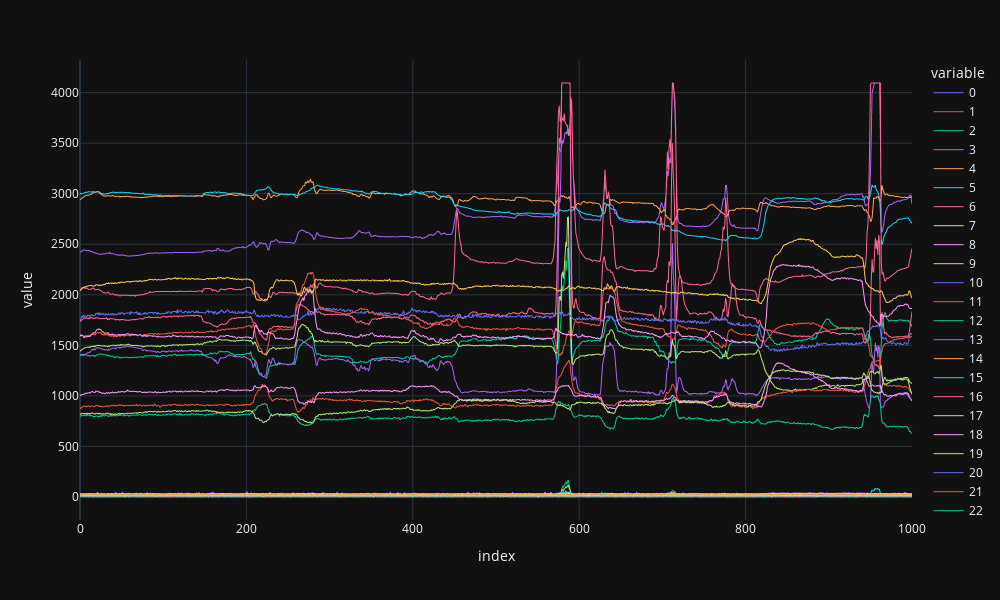

The notebook cell saved with this chart:
### Markdown cell above
### Датчики с высоким и низким уровнем сигнала

Посмотрим на некоторый интервал рядов показаний датчиков какого-либо монтажа:

### Code cell
np.random.seed(42)
data = pd.read_csv('montages/' + np.random.choice(meta_info.index)).loc[:1000, cols_omg]
fig = px.line(data, width=1000, height=600)
fig.update_traces(line=dict(width=1))
fig.show()

### Figure 1 — Plotly figure (JSON) as saved in the notebook; plotly's stock layout.template omitted (floating-point values rounded to 4 significant figures; data arrays with more than 128 entries replaced by an {"elided": "..."} marker saying what was removed)
{"data": [{"hovertemplate": "variable=0<br>index=%{x}<br>value=%{y}<extra></extra>", "legendgroup": "0", "line": {"color": "#636efa", "dash": "solid", "width": 1}, "marker": {"symbol": "circle"}, "mode": "lines", "name": "0", "showlegend": true, "type": "scattergl", "x": {"elided": "1001 int values"}, "xaxis": "x", "y": {"elided": "1001 int values"}, "yaxis": "y"}, {"hovertemplate": "variable=1<br>index=%{x}<br>value=%{y}<extra></extra>", "legendgroup": "1", "line": {"color": "#EF553B", "dash": "solid", "width": 1}, "marker": {"symbol": "circle"}, "mode": "lines", "name": "1", "showlegend": true, "type": "scattergl", "x": {"elided": "1001 int values"}, "xaxis": "x", "y": {"elided": "1001 int values"}, "yaxis": "y"}, {"hovertemplate": "variable=2<br>index=%{x}<br>value=%{y}<extra></extra>", "legendgroup": "2", "line": {"color": "#00cc96", "dash": "solid", "width": 1}, "marker": {"symbol": "circle"}, "mode": "lines", "name": "2", "showlegend": true, "type": "scattergl", "x": {"elided": "1001 int values"}, "xaxis": "x", "y": {"elided": "1001 int values"}, "yaxis": "y"}, {"hovertemplate": "variable=3<br>index=%{x}<br>value=%{y}<extra></extra>", "legendgroup": "3", "line": {"color": "#ab63fa", "dash": "solid", "width": 1}, "marker": {"symbol": "circle"}, "mode": "lines", "name": "3", "showlegend": true, "type": "scattergl", "x": {"elided": "1001 int values"}, "xaxis": "x", "y": {"elided": "1001 int values"}, "yaxis": "y"}, {"hovertemplate": "variable=4<br>index=%{x}<br>value=%{y}<extra></extra>", "legendgroup": "4", "line": {"color": "#FFA15A", "dash": "solid", "width": 1}, "marker": {"symbol": "circle"}, "mode": "lines", "name": "4", "showlegend": true, "type": "scattergl", "x": {"elided": "1001 int values"}, "xaxis": "x", "y": {"elided": "1001 int values"}, "yaxis": "y"}, {"hovertemplate": "variable=5<br>index=%{x}<br>value=%{y}<extra></extra>", "legendgroup": "5", "line": {"color": "#19d3f3", "dash": "solid", "width": 1}, "marker": {"symbol": "circle"}, "mode": "lines", "name": "5", "showlegend": true, "type": "scattergl", "x": {"elided": "1001 int values"}, "xaxis": "x", "y": {"elided": "1001 int values"}, "yaxis": "y"}, {"hovertemplate": "variable=6<br>index=%{x}<br>value=%{y}<extra></extra>", "legendgroup": "6", "line": {"color": "#FF6692", "dash": "solid", "width": 1}, "marker": {"symbol": "circle"}, "mode": "lines", "name": "6", "showlegend": true, "type": "scattergl", "x": {"elided": "1001 int values"}, "xaxis": "x", "y": {"elided": "1001 int values"}, "yaxis": "y"}, {"hovertemplate": "variable=7<br>index=%{x}<br>value=%{y}<extra></extra>", "legendgroup": "7", "line": {"color": "#B6E880", "dash": "solid", "width": 1}, "marker": {"symbol": "circle"}, "mode": "lines", "name": "7", "showlegend": true, "type": "scattergl", "x": {"elided": "1001 int values"}, "xaxis": "x", "y": {"elided": "1001 int values"}, "yaxis": "y"}, {"hovertemplate": "variable=8<br>index=%{x}<br>value=%{y}<extra></extra>", "legendgroup": "8", "line": {"color": "#FF97FF", "dash": "solid", "width": 1}, "marker": {"symbol": "circle"}, "mode": "lines", "name": "8", "showlegend": true, "type": "scattergl", "x": {"elided": "1001 int values"}, "xaxis": "x", "y": {"elided": "1001 int values"}, "yaxis": "y"}, {"hovertemplate": "variable=9<br>index=%{x}<br>value=%{y}<extra></extra>", "legendgroup": "9", "line": {"color": "#FECB52", "dash": "solid", "width": 1}, "marker": {"symbol": "circle"}, "mode": "lines", "name": "9", "showlegend": true, "type": "scattergl", "x": {"elided": "1001 int values"}, "xaxis": "x", "y": {"elided": "1001 int values"}, "yaxis": "y"}, {"hovertemplate": "variable=10<br>index=%{x}<br>value=%{y}<extra></extra>", "legendgroup": "10", "line": {"color": "#636efa", "dash": "solid", "width": 1}, "marker": {"symbol": "circle"}, "mode": "lines", "name": "10", "showlegend": true, "type": "scattergl", "x": {"elided": "1001 int values"}, "xaxis": "x", "y": {"elided": "1001 int values"}, "yaxis": "y"}, {"hovertemplate": "variable=11<br>index=%{x}<br>value=%{y}<extra></extra>", "legendgroup": "11", "line": {"color": "#EF553B", "dash": "solid", "width": 1}, "marker": {"symbol": "circle"}, "mode": "lines", "name": "11", "showlegend": true, "type": "scattergl", "x": {"elided": "1001 int values"}, "xaxis": "x", "y": {"elided": "1001 int values"}, "yaxis": "y"}, {"hovertemplate": "variable=12<br>index=%{x}<br>value=%{y}<extra></extra>", "legendgroup": "12", "line": {"color": "#00cc96", "dash": "solid", "width": 1}, "marker": {"symbol": "circle"}, "mode": "lines", "name": "12", "showlegend": true, "type": "scattergl", "x": {"elided": "1001 int values"}, "xaxis": "x", "y": {"elided": "1001 int values"}, "yaxis": "y"}, {"hovertemplate": "variable=13<br>index=%{x}<br>value=%{y}<extra></extra>", "legendgroup": "13", "line": {"color": "#ab63fa", "dash": "solid", "width": 1}, "marker": {"symbol": "circle"}, "mode": "lines", "name": "13", "showlegend": true, "type": "scattergl", "x": {"elided": "1001 int values"}, "xaxis": "x", "y": {"elided": "1001 int values"}, "yaxis": "y"}, {"hovertemplate": "variable=14<br>index=%{x}<br>value=%{y}<extra></extra>", "legendgroup": "14", "line": {"color": "#FFA15A", "dash": "solid", "width": 1}, "marker": {"symbol": "circle"}, "mode": "lines", "name": "14", "showlegend": true, "type": "scattergl", "x": {"elided": "1001 int values"}, "xaxis": "x", "y": {"elided": "1001 int values"}, "yaxis": "y"}, {"hovertemplate": "variable=15<br>index=%{x}<br>value=%{y}<extra></extra>", "legendgroup": "15", "line": {"color": "#19d3f3", "dash": "solid", "width": 1}, "marker": {"symbol": "circle"}, "mode": "lines", "name": "15", "showlegend": true, "type": "scattergl", "x": {"elided": "1001 int values"}, "xaxis": "x", "y": {"elided": "1001 int values"}, "yaxis": "y"}, {"hovertemplate": "variable=16<br>index=%{x}<br>value=%{y}<extra></extra>", "legendgroup": "16", "line": {"color": "#FF6692", "dash": "solid", "width": 1}, "marker": {"symbol": "circle"}, "mode": "lines", "name": "16", "showlegend": true, "type": "scattergl", "x": {"elided": "1001 int values"}, "xaxis": "x", "y": {"elided": "1001 int values"}, "yaxis": "y"}, {"hovertemplate": "variable=17<br>index=%{x}<br>value=%{y}<extra></extra>", "legendgroup": "17", "line": {"color": "#B6E880", "dash": "solid", "width": 1}, "marker": {"symbol": "circle"}, "mode": "lines", "name": "17", "showlegend": true, "type": "scattergl", "x": {"elided": "1001 int values"}, "xaxis": "x", "y": {"elided": "1001 int values"}, "yaxis": "y"}, {"hovertemplate": "variable=18<br>index=%{x}<br>value=%{y}<extra></extra>", "legendgroup": "18", "line": {"color": "#FF97FF", "dash": "solid", "width": 1}, "marker": {"symbol": "circle"}, "mode": "lines", "name": "18", "showlegend": true, "type": "scattergl", "x": {"elided": "1001 int values"}, "xaxis": "x", "y": {"elided": "1001 int values"}, "yaxis": "y"}, {"hovertemplate": "variable=19<br>index=%{x}<br>value=%{y}<extra></extra>", "legendgroup": "19", "line": {"color": "#FECB52", "dash": "solid", "width": 1}, "marker": {"symbol": "circle"}, "mode": "lines", "name": "19", "showlegend": true, "type": "scattergl", "x": {"elided": "1001 int values"}, "xaxis": "x", "y": {"elided": "1001 int values"}, "yaxis": "y"}, {"hovertemplate": "variable=20<br>index=%{x}<br>value=%{y}<extra></extra>", "legendgroup": "20", "line": {"color": "#636efa", "dash": "solid", "width": 1}, "marker": {"symbol": "circle"}, "mode": "lines", "name": "20", "showlegend": true, "type": "scattergl", "x": {"elided": "1001 int values"}, "xaxis": "x", "y": {"elided": "1001 int values"}, "yaxis": "y"}, {"hovertemplate": "variable=21<br>index=%{x}<br>value=%{y}<extra></extra>", "legendgroup": "21", "line": {"color": "#EF553B", "dash": "solid", "width": 1}, "marker": {"symbol": "circle"}, "mode": "lines", "name": "21", "showlegend": true, "type": "scattergl", "x": {"elided": "1001 int values"}, "xaxis": "x", "y": {"elided": "1001 int values"}, "yaxis": "y"}, {"hovertemplate": "variable=22<br>index=%{x}<br>value=%{y}<extra></extra>", "legendgroup": "22", "line": {"color": "#00cc96", "dash": "solid", "width": 1}, "marker": {"symbol": "circle"}, "mode": "lines", "name": "22", "showlegend": true, "type": "scattergl", "x": {"elided": "1001 int values"}, "xaxis": "x", "y": {"elided": "1001 int values"}, "yaxis": "y"}, {"hovertemplate": "variable=23<br>index=%{x}<br>value=%{y}<extra></extra>", "legendgroup": "23", "line": {"color": "#ab63fa", "dash": "solid", "width": 1}, "marker": {"symbol": "circle"}, "mode": "lines", "name": "23", "showlegend": true, "type": "scattergl", "x": {"elided": "1001 int values"}, "xaxis": "x", "y": {"elided": "1001 int values"}, "yaxis": "y"}, {"hovertemplate": "variable=24<br>index=%{x}<br>value=%{y}<extra></extra>", "legendgroup": "24", "line": {"color": "#FFA15A", "dash": "solid", "width": 1}, "marker": {"symbol": "circle"}, "mode": "lines", "name": "24", "showlegend": true, "type": "scattergl", "x": {"elided": "1001 int values"}, "xaxis": "x", "y": {"elided": "1001 int values"}, "yaxis": "y"}, {"hovertemplate": "variable=25<br>index=%{x}<br>value=%{y}<extra></extra>", "legendgroup": "25", "line": {"color": "#19d3f3", "dash": "solid", "width": 1}, "marker": {"symbol": "circle"}, "mode": "lines", "name": "25", "showlegend": true, "type": "scattergl", "x": {"elided": "1001 int values"}, "xaxis": "x", "y": {"elided": "1001 int values"}, "yaxis": "y"}, {"hovertemplate": "variable=26<br>index=%{x}<br>value=%{y}<extra></extra>", "legendgroup": "26", "line": {"color": "#FF6692", "dash": "solid", "width": 1}, "marker": {"symbol": "circle"}, "mode": "lines", "name": "26", "showlegend": true, "type": "scattergl", "x": {"elided": "1001 int values"}, "xaxis": "x", "y": {"elided": "1001 int values"}, "yaxis": "y"}, {"hovertemplate": "variable=27<br>index=%{x}<br>value=%{y}<extra></extra>", "legendgroup": "27", "line": {"color": "#B6E880", "dash": "solid", "width": 1}, "marker": {"symbol": "circle"}, "mode": "lines", "name": "27", "showlegend": true, "type": "scattergl", "x": {"elided": "1001 int values"}, "xaxis": "x", "y": {"elided": "1001 int values"}, "yaxis": "y"}, {"hovertemplate": "variable=28<br>index=%{x}<br>value=%{y}<extra></extra>", "legendgroup": "28", "line": {"color": "#FF97FF", "dash": "solid", "width": 1}, "marker": {"symbol": "circle"}, "mode": "lines", "name": "28", "showlegend": true, "type": "scattergl", "x": {"elided": "1001 int values"}, "xaxis": "x", "y": {"elided": "1001 int values"}, "yaxis": "y"}, {"hovertemplate": "variable=29<br>index=%{x}<br>value=%{y}<extra></extra>", "legendgroup": "29", "line": {"color": "#FECB52", "dash": "solid", "width": 1}, "marker": {"symbol": "circle"}, "mode": "lines", "name": "29", "showlegend": true, "type": "scattergl", "x": {"elided": "1001 int values"}, "xaxis": "x", "y": {"elided": "1001 int values"}, "yaxis": "y"}, {"hovertemplate": "variable=30<br>index=%{x}<br>value=%{y}<extra></extra>", "legendgroup": "30", "line": {"color": "#636efa", "dash": "solid", "width": 1}, "marker": {"symbol": "circle"}, "mode": "lines", "name": "30", "showlegend": true, "type": "scattergl", "x": {"elided": "1001 int values"}, "xaxis": "x", "y": {"elided": "1001 int values"}, "yaxis": "y"}, {"hovertemplate": "variable=31<br>index=%{x}<br>value=%{y}<extra></extra>", "legendgroup": "31", "line": {"color": "#EF553B", "dash": "solid", "width": 1}, "marker": {"symbol": "circle"}, "mode": "lines", "name": "31", "showlegend": true, "type": "scattergl", "x": {"elided": "1001 int values"}, "xaxis": "x", "y": {"elided": "1001 int values"}, "yaxis": "y"}, {"hovertemplate": "variable=32<br>index=%{x}<br>value=%{y}<extra></extra>", "legendgroup": "32", "line": {"color": "#00cc96", "dash": "solid", "width": 1}, "marker": {"symbol": "circle"}, "mode": "lines", "name": "32", "showlegend": true, "type": "scattergl", "x": {"elided": "1001 int values"}, "xaxis": "x", "y": {"elided": "1001 int values"}, "yaxis": "y"}, {"hovertemplate": "variable=33<br>index=%{x}<br>value=%{y}<extra></extra>", "legendgroup": "33", "line": {"color": "#ab63fa", "dash": "solid", "width": 1}, "marker": {"symbol": "circle"}, "mode": "lines", "name": "33", "showlegend": true, "type": "scattergl", "x": {"elided": "1001 int values"}, "xaxis": "x", "y": {"elided": "1001 int values"}, "yaxis": "y"}, {"hovertemplate": "variable=34<br>index=%{x}<br>value=%{y}<extra></extra>", "legendgroup": "34", "line": {"color": "#FFA15A", "dash": "solid", "width": 1}, "marker": {"symbol": "circle"}, "mode": "lines", "name": "34", "showlegend": true, "type": "scattergl", "x": {"elided": "1001 int values"}, "xaxis": "x", "y": {"elided": "1001 int values"}, "yaxis": "y"}, {"hovertemplate": "variable=35<br>index=%{x}<br>value=%{y}<extra></extra>", "legendgroup": "35", "line": {"color": "#19d3f3", "dash": "solid", "width": 1}, "marker": {"symbol": "circle"}, "mode": "lines", "name": "35", "showlegend": true, "type": "scattergl", "x": {"elided": "1001 int values"}, "xaxis": "x", "y": {"elided": "1001 int values"}, "yaxis": "y"}, {"hovertemplate": "variable=36<br>index=%{x}<br>value=%{y}<extra></extra>", "legendgroup": "36", "line": {"color": "#FF6692", "dash": "solid", "width": 1}, "marker": {"symbol": "circle"}, "mode": "lines", "name": "36", "showlegend": true, "type": "scattergl", "x": {"elided": "1001 int values"}, "xaxis": "x", "y": {"elided": "1001 int values"}, "yaxis": "y"}, {"hovertemplate": "variable=37<br>index=%{x}<br>value=%{y}<extra></extra>", "legendgroup": "37", "line": {"color": "#B6E880", "dash": "solid", "width": 1}, "marker": {"symbol": "circle"}, "mode": "lines", "name": "37", "showlegend": true, "type": "scattergl", "x": {"elided": "1001 int values"}, "xaxis": "x", "y": {"elided": "1001 int values"}, "yaxis": "y"}, {"hovertemplate": "variable=38<br>index=%{x}<br>value=%{y}<extra></extra>", "legendgroup": "38", "line": {"color": "#FF97FF", "dash": "solid", "width": 1}, "marker": {"symbol": "circle"}, "mode": "lines", "name": "38", "showlegend": true, "type": "scattergl", "x": {"elided": "1001 int values"}, "xaxis": "x", "y": {"elided": "1001 int values"}, "yaxis": "y"}, {"hovertemplate": "variable=39<br>index=%{x}<br>value=%{y}<extra></extra>", "legendgroup": "39", "line": {"color": "#FECB52", "dash": "solid", "width": 1}, "marker": {"symbol": "circle"}, "mode": "lines", "name": "39", "showlegend": true, "type": "scattergl", "x": {"elided": "1001 int values"}, "xaxis": "x", "y": {"elided": "1001 int values"}, "yaxis": "y"}, {"hovertemplate": "variable=40<br>index=%{x}<br>value=%{y}<extra></extra>", "legendgroup": "40", "line": {"color": "#636efa", "dash": "solid", "width": 1}, "marker": {"symbol": "circle"}, "mode": "lines", "name": "40", "showlegend": true, "type": "scattergl", "x": {"elided": "1001 int values"}, "xaxis": "x", "y": {"elided": "1001 int values"}, "yaxis": "y"}, {"hovertemplate": "variable=41<br>index=%{x}<br>value=%{y}<extra></extra>", "legendgroup": "41", "line": {"color": "#EF553B", "dash": "solid", "width": 1}, "marker": {"symbol": "circle"}, "mode": "lines", "name": "41", "showlegend": true, "type": "scattergl", "x": {"elided": "1001 int values"}, "xaxis": "x", "y": {"elided": "1001 int values"}, "yaxis": "y"}, {"hovertemplate": "variable=42<br>index=%{x}<br>value=%{y}<extra></extra>", "legendgroup": "42", "line": {"color": "#00cc96", "dash": "solid", "width": 1}, "marker": {"symbol": "circle"}, "mode": "lines", "name": "42", "showlegend": true, "type": "scattergl", "x": {"elided": "1001 int values"}, "xaxis": "x", "y": {"elided": "1001 int values"}, "yaxis": "y"}, {"hovertemplate": "variable=43<br>index=%{x}<br>value=%{y}<extra></extra>", "legendgroup": "43", "line": {"color": "#ab63fa", "dash": "solid", "width": 1}, "marker": {"symbol": "circle"}, "mode": "lines", "name": "43", "showlegend": true, "type": "scattergl", "x": {"elided": "1001 int values"}, "xaxis": "x", "y": {"elided": "1001 int values"}, "yaxis": "y"}, {"hovertemplate": "variable=44<br>index=%{x}<br>value=%{y}<extra></extra>", "legendgroup": "44", "line": {"color": "#FFA15A", "dash": "solid", "width": 1}, "marker": {"symbol": "circle"}, "mode": "lines", "name": "44", "showlegend": true, "type": "scattergl", "x": {"elided": "1001 int values"}, "xaxis": "x", "y": {"elided": "1001 int values"}, "yaxis": "y"}, {"hovertemplate": "variable=45<br>index=%{x}<br>value=%{y}<extra></extra>", "legendgroup": "45", "line": {"color": "#19d3f3", "dash": "solid", "width": 1}, "marker": {"symbol": "circle"}, "mode": "lines", "name": "45", "showlegend": true, "type": "scattergl", "x": {"elided": "1001 int values"}, "xaxis": "x", "y": {"elided": "1001 int values"}, "yaxis": "y"}, {"hovertemplate": "variable=46<br>index=%{x}<br>value=%{y}<extra></extra>", "legendgroup": "46", "line": {"color": "#FF6692", "dash": "solid", "width": 1}, "marker": {"symbol": "circle"}, "mode": "lines", "name": "46", "showlegend": true, "type": "scattergl", "x": {"elided": "1001 int values"}, "xaxis": "x", "y": {"elided": "1001 int values"}, "yaxis": "y"}, {"hovertemplate": "variable=47<br>index=%{x}<br>value=%{y}<extra></extra>", "legendgroup": "47", "line": {"color": "#B6E880", "dash": "solid", "width": 1}, "marker": {"symbol": "circle"}, "mode": "lines", "name": "47", "showlegend": true, "type": "scattergl", "x": {"elided": "1001 int values"}, "xaxis": "x", "y": {"elided": "1001 int values"}, "yaxis": "y"}, {"hovertemplate": "variable=48<br>index=%{x}<br>value=%{y}<extra></extra>", "legendgroup": "48", "line": {"color": "#FF97FF", "dash": "solid", "width": 1}, "marker": {"symbol": "circle"}, "mode": "lines", "name": "48", "showlegend": true, "type": "scattergl", "x": {"elided": "1001 int values"}, "xaxis": "x", "y": {"elided": "1001 int values"}, "yaxis": "y"}, {"hovertemplate": "variable=49<br>index=%{x}<br>value=%{y}<extra></extra>", "legendgroup": "49", "line": {"color": "#FECB52", "dash": "solid", "width": 1}, "marker": {"symbol": "circle"}, "mode": "lines", "name": "49", "showlegend": true, "type": "scattergl", "x": {"elided": "1001 int values"}, "xaxis": "x", "y": {"elided": "1001 int values"}, "yaxis": "y"}], "layout": {"height": 600, "legend": {"title": {"text": "variable"}, "tracegroupgap": 0}, "margin": {"t": 60}, "width": 1000, "xaxis": {"anchor": "y", "domain": [0, 1], "title": {"text": "index"}}, "yaxis": {"anchor": "x", "domain": [0, 1], "title": {"text": "value"}}}}
